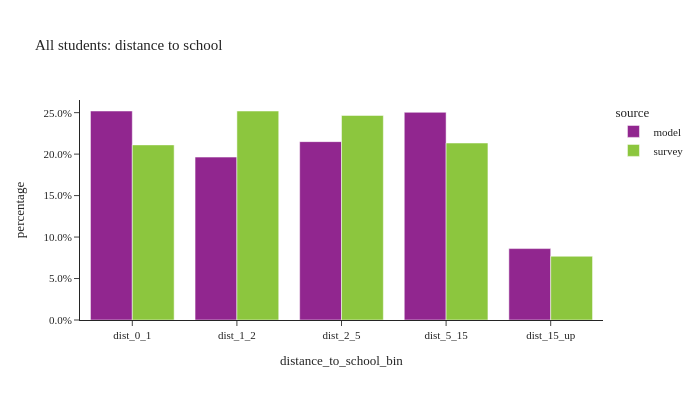

The notebook cell this image was saved under:
### Code cell
util.plot_share_barchart(per_data.loc[per_data['pstudent']<3], 'person_weight', 'distance_to_school_bin', title="All students: distance to school")

### Figure 1 — Plotly figure (JSON) as saved in the notebook; plotly's stock layout.template omitted (floating-point values rounded to 4 significant figures)
{"data": [{"alignmentgroup": "True", "customdata": [[275131], [214449], [234812], [273406], [94012]], "hovertemplate": "source=model<br>distance_to_school_bin=%{x}<br>percentage=%{y}<br>sample_size=%{customdata[0]}<extra></extra>", "legendgroup": "model", "marker": {"color": "#91268F", "pattern": {"shape": ""}}, "name": "model", "offsetgroup": "model", "orientation": "v", "showlegend": true, "textposition": "auto", "type": "bar", "x": ["dist_0_1", "dist_1_2", "dist_2_5", "dist_5_15", "dist_15_up"], "xaxis": "x", "y": [0.252, 0.1964, 0.2151, 0.2504, 0.08611], "yaxis": "y"}, {"alignmentgroup": "True", "customdata": [[209], [218], [272], [164], [57]], "hovertemplate": "source=survey<br>distance_to_school_bin=%{x}<br>percentage=%{y}<br>sample_size=%{customdata[0]}<extra></extra>", "legendgroup": "survey", "marker": {"color": "#8CC63E", "pattern": {"shape": ""}}, "name": "survey", "offsetgroup": "survey", "orientation": "v", "showlegend": true, "textposition": "auto", "type": "bar", "x": ["dist_0_1", "dist_1_2", "dist_2_5", "dist_5_15", "dist_15_up"], "xaxis": "x", "y": [0.2111, 0.252, 0.2467, 0.2134, 0.07685], "yaxis": "y"}], "layout": {"barmode": "group", "height": 400, "legend": {"title": {"text": "source"}, "tracegroupgap": 0}, "title": {"text": "All students: distance to school"}, "width": 700, "xaxis": {"anchor": "y", "domain": [0.0, 1.0], "title": {"text": "distance_to_school_bin"}}, "yaxis": {"anchor": "x", "domain": [0.0, 1.0], "tickformat": ".1%", "title": {"text": "percentage"}}}}
